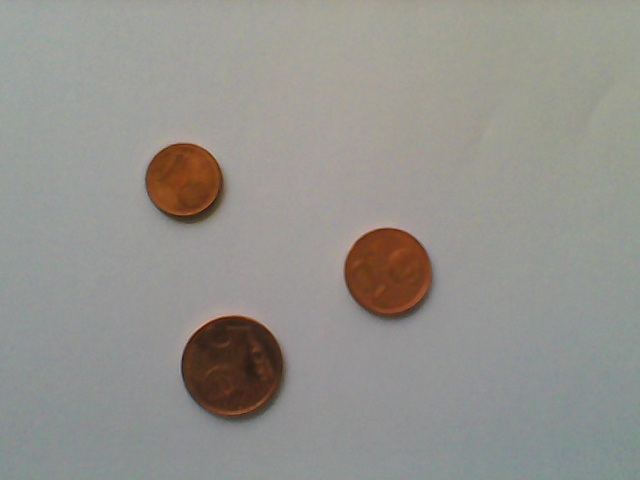
#> input picture b2.-Visión Artificial/0.-Img/Monedas.jpg, 640 x 480 px
$ python '4.-Sintonización, Identificación de Geometria.py'
#> lines starting #> are read from the running program, lines starting #| are printed output that depends on the picture; after the words box and inside, x2 and y2 are one past the last pixel; in counts of white or black regions, pixels touching at a corner belong together
# -*- coding: utf-8 -*-
#Comentario de una sola linea con el simbolo #, en Python para nada se deben poner acentos sino el programa
#puede fallar o imprimir raro en consola, la primera línea de código es para que no tenga error, pero aún
#así al poner un ángulo saldrá raro en consola, la línea debe ponerse tal cual como aparece y justo al inicio.

#IMPORTACIÓN DE LIBRERÍAS:
import cv2 as cv #Librería OpenCV: Sirve para todo tipo de operaciones de visión artificial

#OBTENCIÓN DE LA GEOMETRÍA DE OBJETOS POR MEDIO DE UMBRALIZACIÓN Y SINTONIZACIÓN CON BARRA DE VALOR VARIABLE:
#imread(): Sirve para leer la imagen de un directorio especificado, si en el segundo parámetro se pone un 1, la imagen se
#obtendrá en forma de matriz 3D RGB y si se pone un 0 se obtendrá en escala de grises, obteniendo una matriz 2D.
#Para leer una imagen o cualquier otro archivo se usa la dirección relativa del directorio, la cual es una dirección que
#se busca desde donde se encuentra la carpeta del archivo python actualmente, esta se debe colocar entre comillas simples
#o dobles:
#   ..      : Significa que nos debemos salir de la carpeta donde nos encontramos actualmente.
#   /       : Sirve para introducirnos a alguna carpeta cuyo nombre se coloca después del slash.
#   .ext    : Se debe colocar siempre el nombre del archivo + su extensión.
#El error que se puede experimentar cuando se usa una ruta relativa es que está configurada en relación con el directorio
#de trabajo actual, por lo que si el programa se ejecuta desde una ubicación diferente a la carpeta donde se encuentra
#este archivo, el programa no podrá abrir ninguno de los archivos indicados y arrojará una excepción.
img1 = cv.imread('0.-Img/Monedas.jpg', 1) #Imagen RGB obtenida con el método imread()
#> img1 is the input picture: shape (480, 640, 3); mean B, G, R 141.5, 146.7, 148.3
#shape: Atributo extraído de una variable obtenida con el método cv.imread(), indica distintas características de la imagen y
#las guarda en 3 distintas variables, guardándo primero el ancho, luego el alto y finalmente el número de canales,
#específicamente en ese órden.
alto, ancho, canales = img1.shape
#> alto = 480; ancho = 640; canales = 3
#Se analizó el tamaño de la imagen para ver si es necesario utilizar el método resize que cambia el tamaño de la imagen, esto se
#hace porque si la imagen es demasiado pequeña, no podrá aparecer la barra que varía el valor del umbral correctamente, por lo
#cual no se podrá sintonizar la imagen correctamente, específicamente se realiza esto cuando el alto y ancho de la imagen es menor
#a 200 pixeles correspondientemente.
if((alto < 200) or (ancho < 200)):
    #resize(): Lo que hace este método es cambiar el tamaño de una imagen obtenida con el método imread(), para ello recibe como
    #primer parámetro la variable que almacena la imagen y como segundo parámetro indica la magnitud de la nueva imagen.
    #Si el ancho o alto de la imagen es menor a 200 pixeles, se le da un nuevo tamaño de 500x500 pixeles.
    img1_bigger = cv.resize(img1, (500, 500))
    img1_modificada = img1_bigger
else:
    #Si el ancho o alto de la imagen no es menor a 200 pixeles en cualquiera de las dos magnitudes, se deja el tamaño tal cual está
    img1_modificada = img1
#copy(): Este método se debe aplicar a un objeto de la librería OpenCV y sirve para crear una copia del objeto al que se esté
#aplicando para poder guardarse en una variable extra.
#Se crea una copia de la imagen original para que cuando se modifique la imagen original, de donde se obtendrá el resultado del
#color, y cuando ya no quiera que se vea esa modificación, debe haber una imagen que refresque la interfaz y muestre la imagen
#original, por eso es que se creó esta copia.
img_copy = img1_modificada.copy()
#cvtColor(): Método de la librería OpenCV que recibe como primer parámetro una imagen RGB y en su segundo parámetro recibe un
#atributo de OpenCV llamado cv.COLOR_BGR2GRAY para convertir una imagen RGB a su escala de grises, este método debe recibir la
#imagen original, no importando el tamaño de la imagen que se quiere mostrar con el navbar porque sino se modificará toda la
#identificación de la geometría de los objetos en la imagen.
img_gray = cv.cvtColor(img1, cv.COLOR_BGR2GRAY)
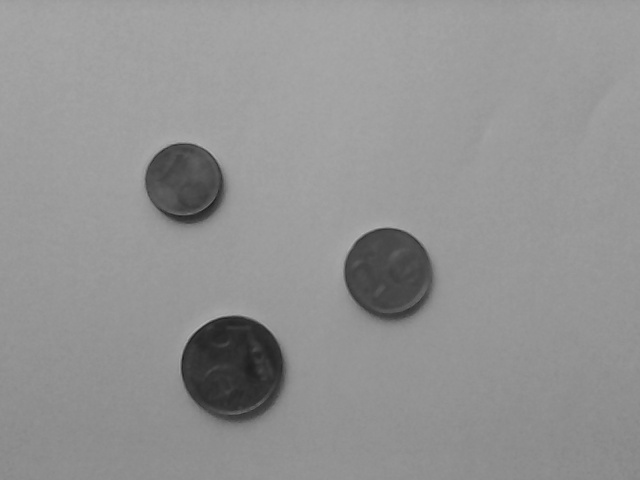
#> img_gray: shape (480, 640); min 26, max 181, mean 146.6

#Función para umbralizar y crear una imagen binaria:
def Imagen_Binaria(umbral):
#> called with umbral = 0
    global img_umbral
    #cv.threshold(): Este método sirve para umbralizar una imagen, en ella se le pasa como primer parámetro la imagen en escala de
    #grises que va a umbralizar, a continuación se indica el valor del umbral, el valor máximo que puede alcanzar el umbral y se
    #especifica que el resultado debe ser una imagen binaria con un atributo de OpenCV llamado cv.THRESH_BINARY o si se quiere el
    #inverso se puede usar cv.THRESH_BINARY_INV, en este caso se usa un guión bajo antes del nombre de la variable, porque esta es
    #una variable interna.
    #El guión bajo también usa para ignorar valores específicos, si no se necesita algún valor en específico del método, o no usa
    #estos valores, simplemente se asignan estos valores a la "variable" representada con un guión bajo, en python el orden del
    #guión importa, ya que indica qué variable es la que será interna.
    _, img_umbral = cv.threshold(img_gray, umbral, 255, cv.THRESH_BINARY)
#> img_umbral: shape (480, 640); every value is 255
    #imshow(): Con el método se puede mostrar una imagen, el primer parámetro es el nombre de la ventana donde aparecerá la imagen
    #y el segundo parámetro es la imagen recopilada con el método imread()
    cv.imshow('Umbralizacion', img_umbral) #Mostrar una ventana que tenga como título el 1er parametro y muestre la imagen del 2do

#Función para encontrar contornos de una imagen:
def Contorno():
    #cv.findContours(): Este método sirve para encontrar los contornos en una imagen, se puede utilizar en vez del filtro Canny, al
    #método se le pasa como primer parámetro la imagen en escala de grises, en las imágenes existen varios tipos de contornos, estos
    #pueden tener jerarquías de dentro hacia fuera o pueden no tenerlas, esto depende del segundo parámetro que se le pase en el
    #método, en este caso vamos a utilizar el parámetro cv.RETR_LIST para que no muestre jerarquía en los bordes que encuentre,
    #posteriormente se le debe indicar en el tercer parámetro la forma en la que se va a guardar la información recabada, ya que
    #puede guardar todos los puntos del contorno identificado o solo guardar los puntos de las esquinas que conforman el contorno,
    #para que guarde todos los puntos de los contornos se le indica con el atributo cv.CHAIN_APPROX_NONE, para guardar solo las
    #esquinas se usa el atributo cv.CHAIN_APPROX_SIMPLE.
    Contornos, _ = cv.findContours(img_umbral, cv.RETR_LIST, cv.CHAIN_APPROX_NONE)
#> Contornos = 1 contour; box (x1, y1, x2, y2) and area: (0, 0, 640, 480) 306081
    for borde in Contornos:
        #print(): Imprime en consola el mensaje que se incluya dentro de su paréntesis en forma de string
        #Medición de distancia, area, densidad, etc. de las figuras identificadas en las imágenes, estas se hacen a partir de
        #las herramientas de Contour Features de la librería OpenCV, cuya documentación es la siguiente:
        #https://docs.opencv.org/4.x/dd/d49/tutorial_py_contour_features.html
        #contourArea(): Función que sirve para medir áreas, para ello se debe haber obtenido el contorno de una figura en una
        #imagen, esta se obtiene en área de pixeles, por lo que no se considera como un área tal cual del mundo real.
        print(cv.contourArea(borde))
#> this loop made 1 pass
#| 306081.0
    print("--------------------------")
    #Copia de la imagen para poder actualizarla.
    img_copy_copy = img_copy.copy()
    #cv.drawContours(): Método que sirve para dibujar los contornos recabados con el método cv.findContours(), para ello primero se
    #debe indicar en qué imagen se va a dibujar el contorno, no debe ser la misma de la que se obtuvieron los contornos, después se
    #indica en el segundo parámetro la variable en donde están almacenados los contornos, en el tercer parámero se establece si se
    #quiere que sea hueco o sólido el contorno, como se busca que sea sólido se pone -1, si fuera hueco, en esta parte se indicaría
    #los pixeles del perímetro (borde) del contorno, posteriormente se indica el color y finalmente los contornos que quiero que
    #muestre.
    color_contorno = (10, 100, 200) #Variable que almacena un color BGR
    cv.drawContours(img_copy_copy, Contornos, -1, color_contorno, 3)
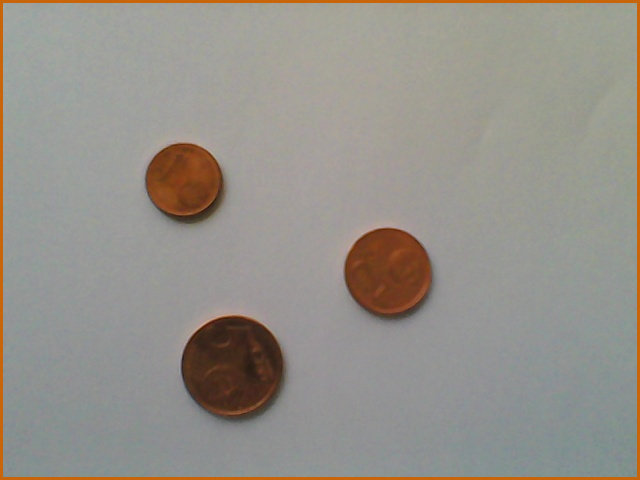
#> img_copy_copy: shape (480, 640, 3); 2.18% of pixels changed, all inside (x1, y1, x2, y2) = (0, 0, 640, 480)
    cv.imshow('Imagen contornos', img_copy_copy) #Mostrar una ventana que tenga como título el 1er parametro y muestre la imagen del 2do

#Función que ejecuta las dos funciones anteriores, primero umbralizando la imagen y luego obteniendo sus contornos:
def Actualizar_imagen(umbral):
    Imagen_Binaria(umbral)
    Contorno()

#Ejecución de la función Actualizar_imagen() con un umbral inicial de 0, ya que este cambiará con el valor del Trackbar
Actualizar_imagen(0)

#cv.createTrackbar(): Este método sirve para crear y mostrar una barra sobre una ventana específica que muestra una imagen o
#video, esto para variar cierto valor en tiempo real, este recibe los siguientes parámetros:
#   - Nombre de la barra (Track bar)
#   - Ventana a la cual se aplicará, esta debe tener el mismo nombre que la ventana creada con el método cv.namedWindow() y a la
#   cual se aplicará el método canny.
#   - Valor mínimo de la barra.
#   - Valor máximo de la barra.
#   - Función que a fuerza se debe ejecutar cuando se mueva la barra, esta puede ejecutar una acción o no hacer nada.
cv.createTrackbar('Umbral', 'Imagen contornos', 0, 255, Actualizar_imagen)

#NO DEJAR QUE SE CIERREN LAS VENTANAS: Las siguientes dos líneas de código sirven para que no se cierre la ventana.
cv.waitKey(0) #Mostrar la ventana hasta que se presione la tecla X
cv.destroyAllWindows() #Destruir todas las ventanas después de cerrarlas con el comando


#IDENTIFICACIÓN DE GEOMETRÍAS ESPECÍFICAS, YA HABIENDO OBTENIDO LA SINTONIZACIÓN: Ya que se realizó la sintonización, con los
#valores obtenidos, se puede analizar la imagen para identificar solo ciertas figuras.
"""
Sintonización de la imagen - Identificación de monedas - Valores obtenidos:
Umbral óptimo: 118
Moneda 5$ = 9173.5
Moneda 2$ = 6812.0
Moneda 1$ = 5278.5
"""
umbral = 118
#Se va a escribir en la imagen, por lo que se debe especificar las características del texto:
grosor = 1 #Grosor de las letras, dado en pixeles
fuente = cv.FONT_HERSHEY_SIMPLEX #Fuente de la letra a utilizarse
#> fuente = 0
posicion_texto_1 = (20, 30) #Posición donde se mostrará el texto cuando se identifique la moneda 1
posicion_texto_2 = (20, 70) #Posición donde se mostrará el texto cuando se identifique la moneda 2
posicion_texto_3 = (20, 110) #Posición donde se mostrará el texto cuando se identifique la moneda 3
#Colores de los textos que indican la identificación de monedas, recordemos que se indica en formato BGR:
color_texto1 = (0, 255, 255) #Color amarillo
color_texto2 = (255, 255, 255) #Color negro
color_texto3 = (255, 255, 0) #Color amazul (aqua)
#Se declaran como variables las áreas obtenidas en la sintonización, se pone un valor un poco menor para que identifique la
#moneda considerando un margen de error:
areaMoneda1Max = 9200
areaMoneda1Min = 9000
areaMoneda2Max = 6900
areaMoneda2Min = 6700
areaMoneda3Max = 5300
areaMoneda3Min = 5100
#Variable que indica el número de monedas captadas en la imagen, en un inicio tienen valor cero
Moneda1 = 0
Moneda2 = 0
Moneda3 = 0


_, img_umbral = cv.threshold(img_gray, umbral, 255, cv.THRESH_BINARY)
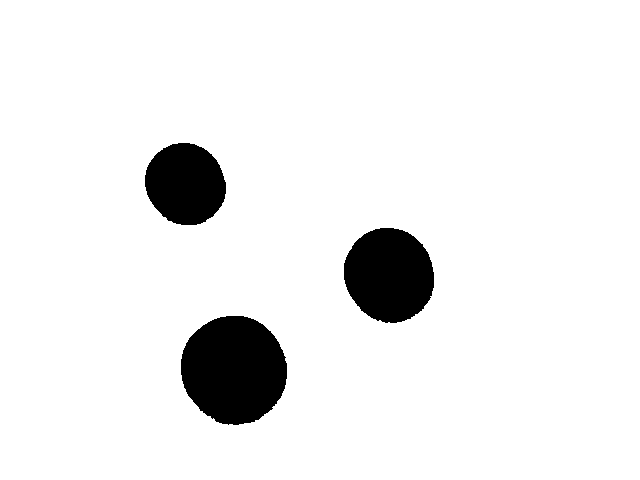
#> img_umbral: shape (480, 640); 93.2% white; 3 black regions
Contornos, _ = cv.findContours(img_umbral, cv.RETR_LIST, cv.CHAIN_APPROX_NONE)
#> Contornos = 4 contours; box (x1, y1, x2, y2) and area: (0, 0, 640, 480) 306081, (180, 315, 288, 426) 9174, (343, 227, 435, 324) 6812, (144, 142, 227, 226) 5278

for borde_moneda in Contornos:
    #abs(): Obtiene el valor absoluto de un valor, se usa el método abs() porque a veces los resultados de área vienen en valor
    #negativo
    #contourArea(): Función que sirve para medir áreas, para ello se debe haber obtenido el contorno de una figura en una imagen,
    #esta se obtiene en área de pixeles, por lo que no se considera como un área tal cual del mundo real.
    area = abs(cv.contourArea(borde_moneda))
    if (areaMoneda1Max>= area >= areaMoneda1Min):
        Moneda1 += 1
    elif (areaMoneda2Max>= area >= areaMoneda2Min):
        Moneda2 += 1
    elif (areaMoneda3Max>= area >= areaMoneda3Min):
        Moneda3 += 1
#> this loop made 4 passes
#> (area, Moneda1) on pass 1: (9173.5, 1)
#> (area, Moneda2) on pass 2: (6812, 1)
#> after the loop, Moneda1 = 1; Moneda2 = 1; Moneda3 = 1

#cv.putText(): Permite colocar texto en cualquier imagen, como primer parámetro se le indica la imagen en donde se pondrá el
#texto, luego el texto que se quiere colocar, después se indica la posición donde se colocará el texto, la fuente, escala, el
#color y el grosor del texto.
cv.putText(img1_modificada, "Moneda de 5$ " + str(Moneda1), posicion_texto_1, fuente, 1, color_texto1, grosor)
cv.putText(img1_modificada, "Moneda de 2$ " + str(Moneda2), posicion_texto_2, fuente, 1, color_texto2, grosor)
cv.putText(img1_modificada, "Moneda de 1$ " + str(Moneda3), posicion_texto_3, fuente, 1, color_texto3, grosor)
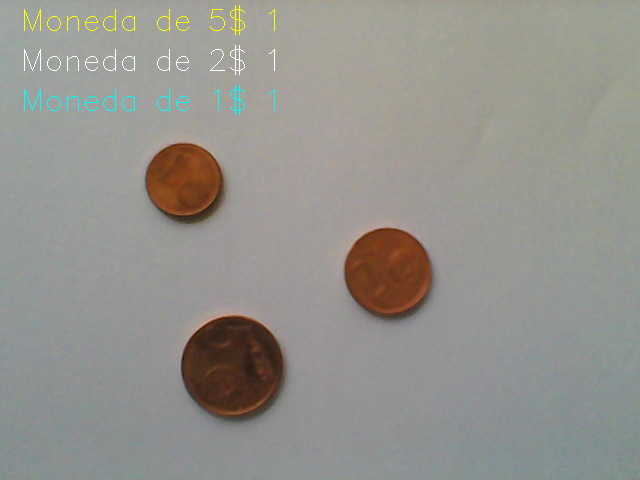
#> img1_modificada: shape (480, 640, 3); mean B, G, R 141.5, 147.2, 148.4

cv.imshow('Imagen contornos', img1_modificada) #Mostrar una ventana que tenga como título el 1er parametro y muestre la imagen del 2do
#NO DEJAR QUE SE CIERREN LAS VENTANAS: Las siguientes dos líneas de código sirven para que no se cierre la ventana.
cv.waitKey(0) #Mostrar la ventana hasta que se presione la tecla X
cv.destroyAllWindows() #Destruir todas las ventanas después de cerrarlas con el comando
